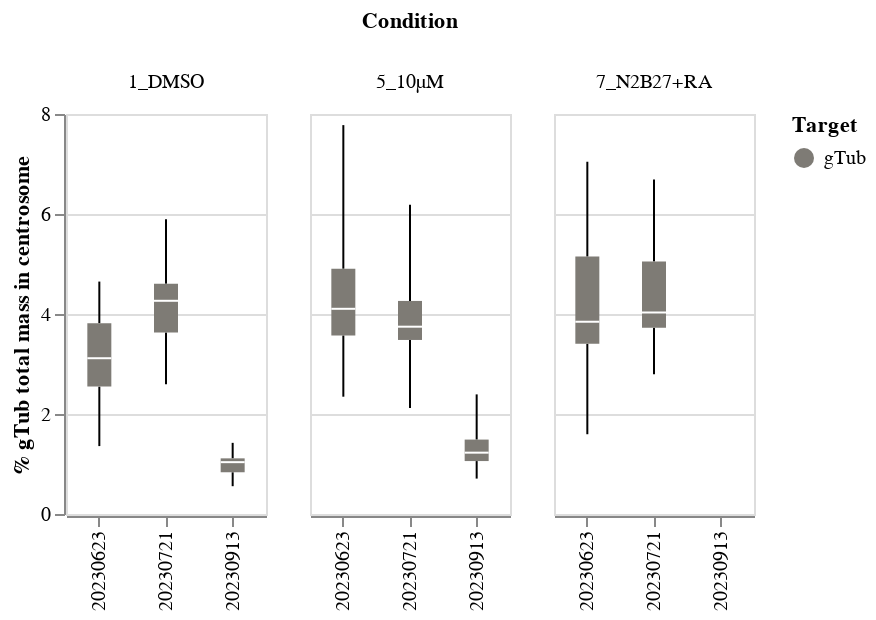

Notebook source saved alongside this figure:
### Code cell
GROUP_Centrosome_Partitioning =  Group(
    dataframe = df, 
    x = "Experiment:N", 
    y = "gTub_mass_at_poles_percent", 
    y_title = "% gTub total mass in centrosome", 
    color = "Target:N", 
    column = "Condition:N"
)
GROUP_Centrosome_Partitioning

### Figure 1 — Vega-Lite specification as saved in the notebook (floating-point values rounded to 4 significant figures; data arrays with more than 128 entries replaced by an {"elided": "..."} marker saying what was removed)
{"config": {"view": {"continuousWidth": 400, "continuousHeight": 300}}, "data": {"name": "data-274f88e067f5c9d884555e45b5bdd4f7"}, "mark": {"type": "boxplot", "extent": "min-max", "opacity": 1, "size": 12}, "encoding": {"color": {"type": "nominal", "field": "Target", "scale": {"scheme": "cividis"}}, "column": {"type": "nominal", "field": "Condition"}, "x": {"type": "nominal", "field": "Experiment", "title": null}, "y": {"type": "quantitative", "field": "gTub_mass_at_poles_percent", "title": "% gTub total mass in centrosome"}}, "height": 200, "width": 100, "$schema": "https://vega.github.io/schema/vega-lite/v4.8.1.json", "datasets": {"data-274f88e067f5c9d884555e45b5bdd4f7": {"elided": "287 records"}}}
